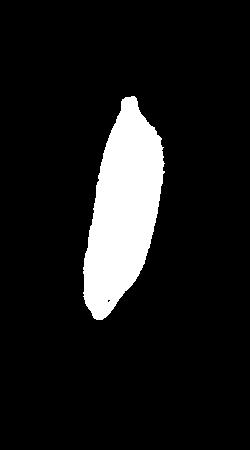
%> input picture biner.jpg, 250 x 450 px
$ octave plotFD_execute.m   (GNU Octave 9; MATLAB toolbox functions it lacks are replaced by stand-ins)
%> lines starting %> are read from the running program, lines starting %| are printed output that depends on the picture; in (x1, y1, x2, y2) boxes, pixels count from 0 and x2, y2 are one past the last pixel; in counts of white or black regions, pixels touching at a corner belong together; the program's own positions count from 1
### source code/inbound_tracing.m
function [Kontur] = inbound_tracing(BW)
% INBOUND_TRACING Memperoleh kontur yang telah terurutkan
% dengan menggunakan algoritma pelacakan kontur Moore
[jum_baris, jum_kolom] = size(BW);
% Peroleh piksel awal
selesai = false;
for p = 1 : jum_baris
 for q = 1 : jum_kolom
 if BW(p, q) == 1
 b0.y = p;
 b0.x = q;

 selesai = true;
 break;
 end
 end

 if selesai
 break;
 end
end
c0 = 4; % Arah barat
% Periksa 8 tetangga dan cari piksel pertama yang bernilai 1
for p = 1 : 8
 [dy, dx] = delta_piksel(c0);
 if BW(b0.y + dy, b0.x + dx) == 1
 b1.y = b0.y + dy;
 b1.x = b0.x + dx;

 c1 = sebelum(c0);
 break;
 else
 c0 = berikut(c0);
 end
end
Kontur=[];
Kontur(1, 1) = b0.y;
Kontur(1, 2) = b0.x;
Kontur(2, 1) = b1.y;
Kontur(2, 2) = b1.x;
%Kontur
n = 2; % Jumlah piksel dalam kontur
b = b1;
c = c1;
% Ulang sampai berakhir
while true
 for p = 1 : 8
 [dy, dx] = delta_piksel(c);
 if BW(b.y + dy, b.x + dx) == 1
 b.y = b.y + dy;
 b.x = b.x + dx;

 c = sebelum(c);

 n = n + 1;
 Kontur(n, 1) = b.y;
 Kontur(n, 2) = b.x;

 break;
 else
 c = berikut(c);
end
end

 % Kondisi pengakhir pengulangan
 if (b.y == b0.y) && (b.x == b0.x)
 break;
 end
end
return
function [b] = berikut(x)
if x == 0
 b = 7;
else
 b = x - 1;
end
function [s] = sebelum(x)
if x == 7
 s = 0;
else
 s = x + 1;
end
if s < 2
 s = 2;
elseif s < 4
 s = 4;
elseif s < 6
 s = 6;
else
 s = 0;
end
function [dy, dx] = delta_piksel(id)
if id == 0
 dx = 1; dy = 0;
elseif id == 1
 dx = 1; dy = -1;
elseif id == 2
 dx = 0; dy = -1;
elseif id == 3
 dx = -1; dy = -1;
elseif id == 4
 dx = -1; dy = 0;
elseif id == 5
 dx = -1; dy = 1;
elseif id == 6
 dx = 0; dy = 1;
elseif id == 7
 dx = 1; dy = 1;
end

### source code/perolehFD.m
function [F] = perolehFD(Kontur)
% PEROLEHFD Memperoleh deskriptor Fourier berdasarkan
% kontur suatu bentuk.
% Masukan: Kontur = kontur objek
% Keluaran: F = deskriptor Fourier
jum = length(Kontur);
% Atur supaya jumlah elemen genap
  if rem(jum, 2) == 1
    Kontur = [Kontur; Kontur(1,:)];
  end
% Peroleh bentuk Fourier kontur
K = Kontur(:, 2) - i * Kontur(:,1);
F = fft(K);

### source code/plotFD.m
function [] = plotFD(F)
% PLOTFD Menampilkan kontur berdasarkan deskriptor Fourier.
% Masukan: F = Deskriptor Fourier
jum = length(F);
if jum > 0
 G = ifft(F); % Transformasi balik
 G = [G; G(1)]; % Tambahkan elemen pertama
 plot(G);
 axis off;
end

### source code/plotFD_execute.m
clc;
clear all;

Img = im2bw(imread('C:\Users\asus\Documents\SEMESTER 4\Pengolahan Citra\biner.jpg'), 0.5);
%> Img: size 450x250 logical; 10.1% white; 1 white region, box (x1, y1, x2, y2) and area: (83, 96, 165, 320) 11326
Kontur = inbound_tracing(Img);
%> after the loop in inbound_tracing, `for p = 1 : jum_baris`: b0 = {y 97, x 132}; b0.x = 132; b0.y = 97; selesai = true
%> the loop in inbound_tracing, `for p = 1 : 8` made 5 passes
%> (b1.y, b1.x) on pass 5: (97, 133)
%> after the loop in inbound_tracing, `for p = 1 : 8`: b1 = {y 97, x 133}; c0 = 0; c1 = 2
%> in inbound_tracing, `b = b1;`: b = {y 97, x 133}
%> in inbound_tracing, `c = c1;`: c = 2
%> after the loop in inbound_tracing, `while true`: Kontur = 471 rows, first 12: [97 132; 97 133; 97 134; 97 135; 98 136; 99 137; 100 137; 101 137; 102 138; 103 138; 104 138; 105 138]; b = {y 97, x 132}; b.x = 132; b.y = 97; c = 4; n = 471
F = perolehFD(Kontur);
%> in perolehFD, `Kontur = [Kontur; Kontur(1,:)];`: Kontur = 472 rows, first 12: [97 132; 97 133; 97 134; 97 135; 98 136; 99 137; 100 137; 101 137; 102 138; 103 138; 104 138; 105 138]
[m,n]=size(Img);
%> m = 450; n = 250

B = m * n;
%> B = 112500
A = length(F);
%> A = 472

disp(["jumlah deskriptor fourier = ", num2str(A)])
%| jumlah deskriptor fourier = 472
disp(["jumlah data pada citra sebanyak = ", num2str(B), " buah"])
%| jumlah data pada citra sebanyak = 112500 buah

subplot(1,2,1);imshow(Img);
subplot(1,2,2);plotFD(F);
%> after `plotFD(F)`:
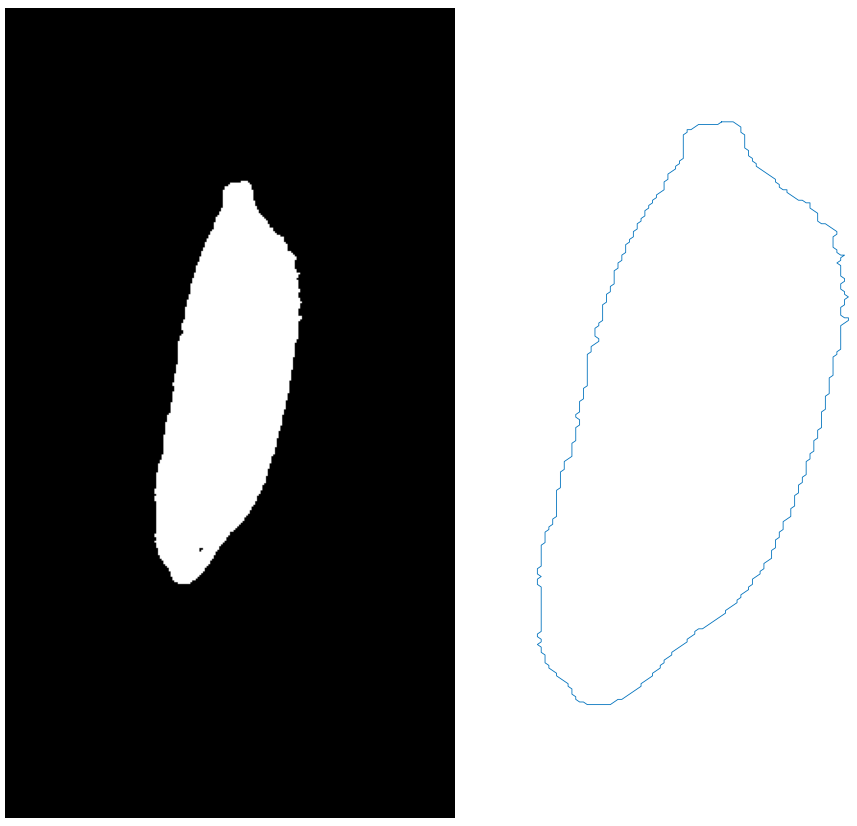
%> figure redrawn from the program's plot data, 2 panels
